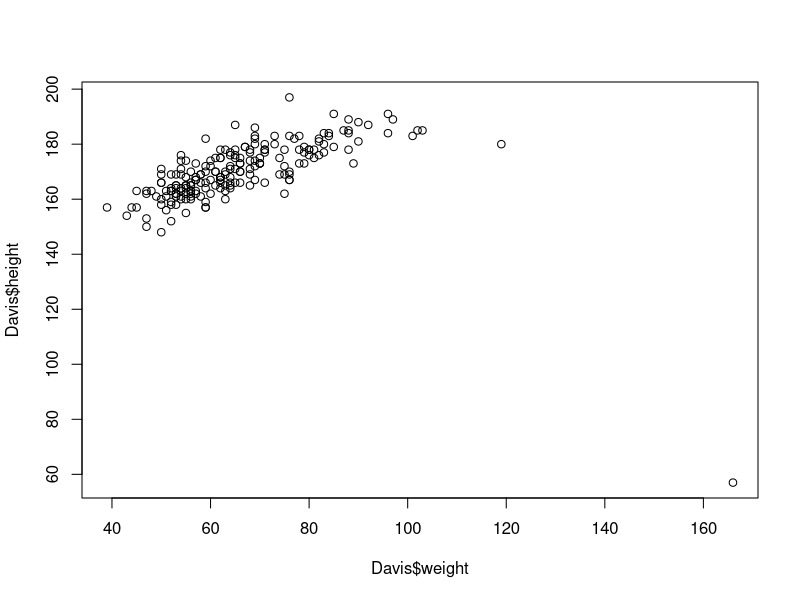
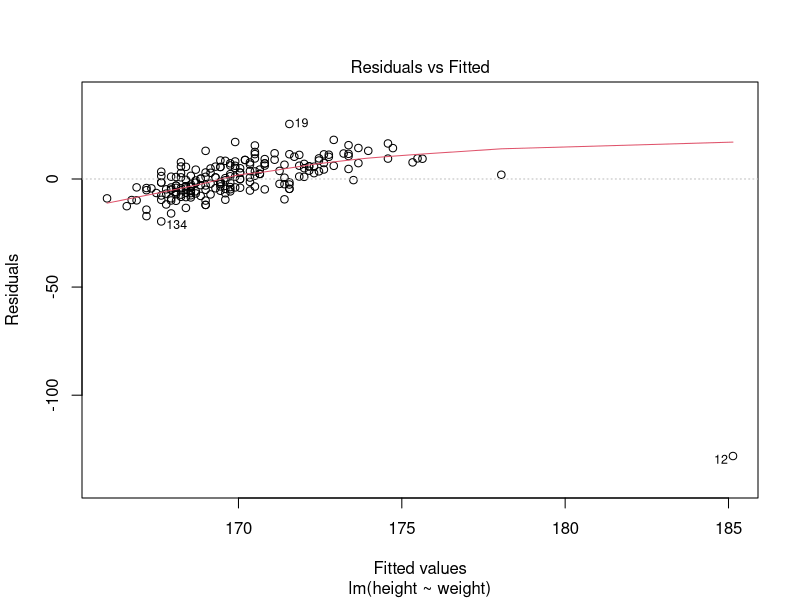
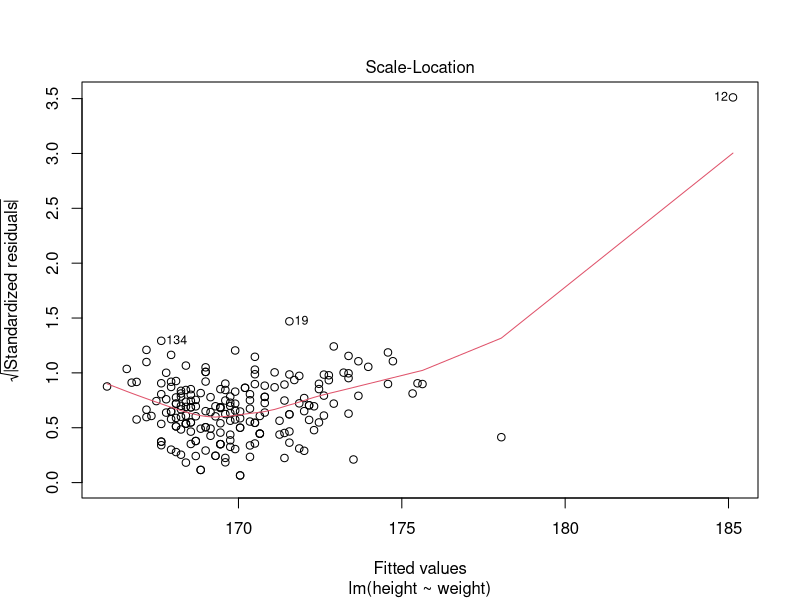
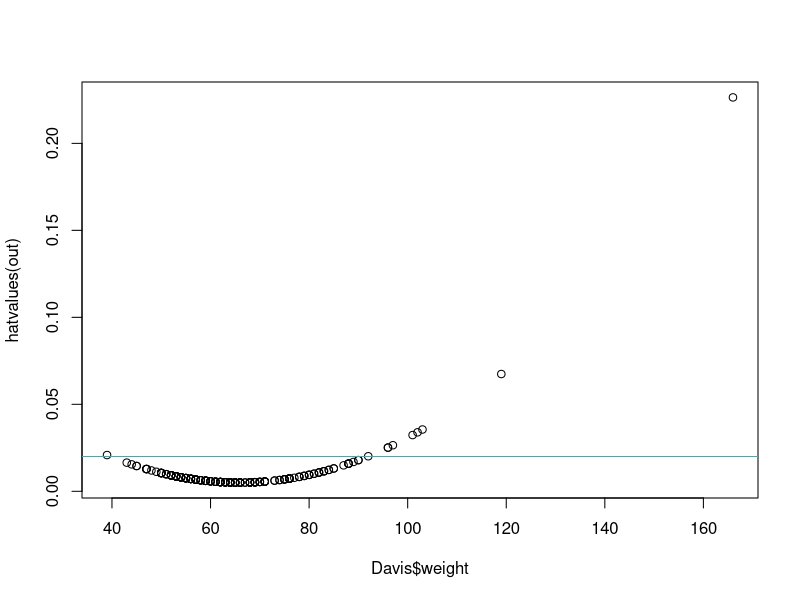

These figures' R source, in order:
## Section 10/29/08

## Simple linear regression using lm(), review of sampling from 
## a matrix or dataframe, and an example of a function which returns
## a matrix



## We'll use some data in the car library 
## If you don't have the car library yet, install the package with

install.packages("car")

## Once the car package is installed, load the car library with 

library(car)




## We are going to use a dataset in car called Davis about 
## height and weight

head(Davis)






## In the simple OLS case (i.e. one independent variable) we can plot
## the dep. variable against the indep. variable to gather some 
## insight-by-inspection about how the variables relate

plot(x = Davis$weight, y = Davis$height)






## You know the analytic formulas for the values lm() returns,
## but lm() can save time (and lets you double check your results
## when we won't let you use lm() for your final answer on a problem set)

lm(height ~ weight, data = Davis)



## The '~' separates your dependent variable from the independent variables.










## You can store the output of lm() to access other useful functions
## and methods

out <- lm(height ~ weight, data = Davis)

out

summary(out)


## To see what we can extract from our lm object 'out', we use

names(out)

coefficients(out)

coefficients(out)[1]

coefficients(out)["(Intercept)"]

head(residuals(out))

## You can also perform some of the diagnostics we discussed in lecture
## very simply

plot(out,1) # non-linearity
plot(out,3) # non constant error variance 



## 'hatvalues' (which are a measure of influence) can be calculated with

hatvalues(out)

plot(x = Davis$weight, y = hatvalues(out))

abline(h = 4/nrow(Davis), col = "cadetblue")




#####################
##  Suppose we think the data in Davis describes an entire population
## and we want to simulate repeated sampling 

## Remember that taking a random draw from the dataset means
## taking a random draw of 'observations' or 'respondents'.

## When we draw an observation, we need to draw both the x and y value
## for that observation.



## Matt described how to take random samples from a Matrix or Dataframe
## a couple of weeks ago.

## A review:

## Each row of Davis is a different observation

## To take observation 1, we write

Davis[1,]

## To take a random draw of observations, we can first 
## draw a random sample of row numbers 
## and then  collect the corresponding observations into
## a dataset.

## One random sample of size 10 can be found with

index <- sample(1:nrow(Davis), size = 10, replace = TRUE)

one.sample <- Davis[c(index),]




#######################
## Functions that return matrices
#######################



## There is nothing special about returning a matrix with a function

## Here is a function (unrelated to this week's problem set)
## which shows the mechanics


my.function <- function(x,y){ #x and y are vectors
 
  mat <- matrix(data = NA, nrow = 2, ncol = 3)
 
  x.sum <- sum(x)
  mat[1,1] <- x.sum

  y.sum <- sum(y)
  mat[1,2] <- y.sum

  xy.sum <- sum(x.sum, y.sum)
  mat[1,3] <- xy.sum

  ## You can also fill whole rows (or columns) at once with a vector:

  mat[2,] <- c(mean(x), mean(y), mean(c(x,y)))

  colnames(mat) <- c("x calculations", "y calculations", "x and y calculations")
  rownames(mat) <- c("sum", "mean")

  return(mat)
}


my.function(x = c(1:10), y = c(23:40))


fun.out <- my.function(x = c(1:10), y = c(23:40))

fun.out[1,2]
fun.out["sum", "y calculations"]
